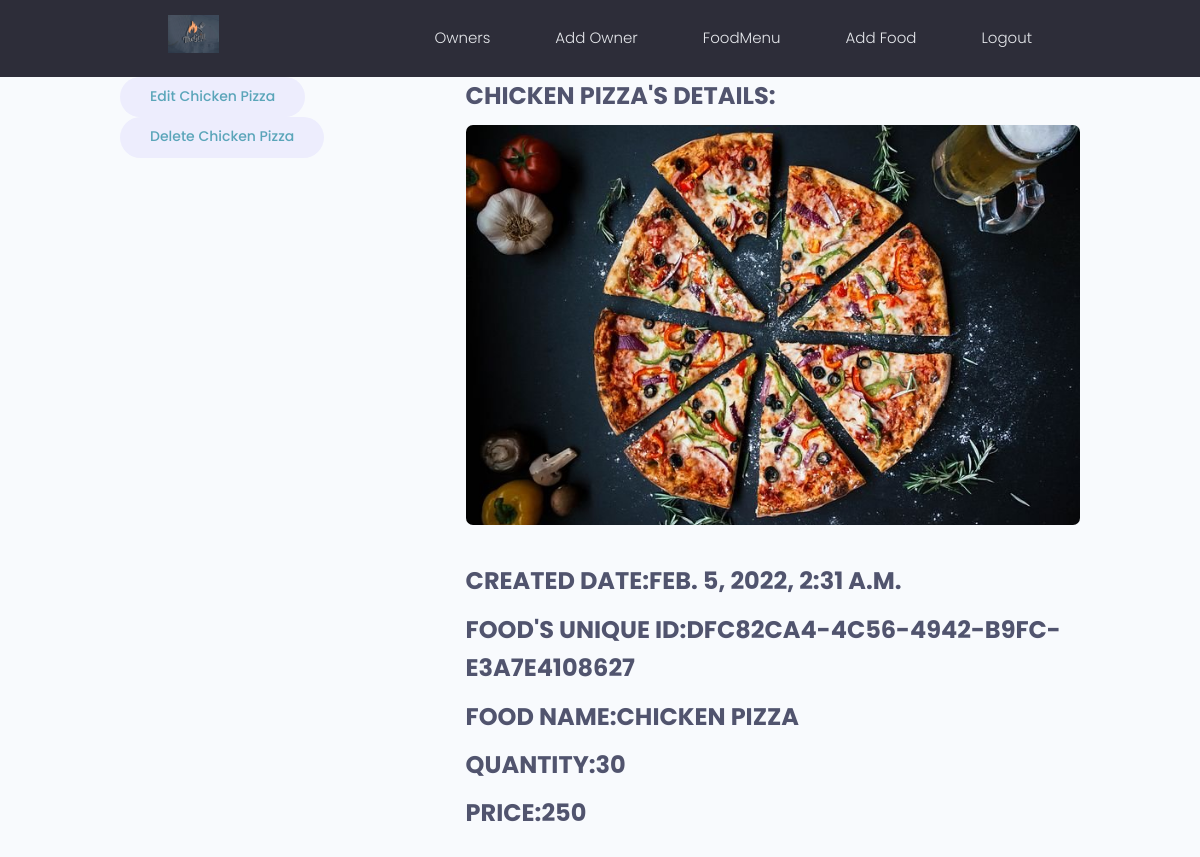
/ownerpanel/fooddetails/dfc82ca4-4c56-4942-b9fc-e3a7e4108627/ (signed in), run on the app's committed database.
### Owner_Panel/models.py (models this page shows, shortened)
class Food_Panel(models.Model):
    featured_image = models.ImageField(blank=True,null=True,default='default.jpg')
    name = models.CharField(max_length=200, null=False, blank=False)
    quantity = models.IntegerField(null=False, blank=False)
    price = models.IntegerField(null=False, blank=False)
    id = models.UUIDField(default=uuid.uuid4, unique=True,
                          primary_key=True, editable=False)
    created = models.DateTimeField(auto_now_add=True)
    food_priority_serial = models.IntegerField(null=True, blank=True)

### Owner_Panel/views.py (the view)
# urls.py: path('fooddetails/<str:food_id>/',views.food_details,name="food_details"),
@login_required(login_url='ownerlogin')
def food_details(request,food_id):
    perticular_food_details = Food_Panel.objects.get(id=food_id)
    context = {'particular_food':perticular_food_details}
    return render(request, 'Owner_Panel/food_details.html',context=context)

### Owner_Panel/templates/Owner_Panel/food_details.html (shortened to what this page needs)
{% extends 'main.html' %}
{% block content%}
<main class="single_owner_details">
  <div class="container">
    <div class="layout">
      <div class="column column--1of3">
        <div class="owneredit__toolStack">
          <span class="tag tag--pill tag--sub tag--lg">
            <small><a class="owner__editLink" href = "{% url "edit_food" particular_food.id %}"> Edit {{particular_food.name | title}} </a></small>
          </span>
        </div>
        <div class="ownerdelete__toolStack">
          <span class="tag tag--pill tag--sub tag--lg">
            <small><a class="owner__deleteLink" href = "{% url "delete_food" particular_food.id %}"> Delete {{particular_food.name | title}} </a></small>
          </span>
        </div>
      </div>
      <div class="column column--2of3">
        <h2 class="singleProject__subtitle"> {{ particular_food.name | title}}'s Details: </h2>
        <img class="singleProject__preview" src="{{ particular_food.featured_image.url }}" alt="portfolio thumbnail" />
        <h3 class="singleProject__subtitle">Created Date:{{ particular_food.created }}</h3>
        <h3 class="singleProject__subtitle">Food's Unique ID:{{ particular_food.id }}</h3>
        <h3 class="singleProject__subtitle">Food Name:{{ particular_food.name }}</h3>
        <h3 class="singleProject__subtitle">Quantity:{{ particular_food.quantity }}</h3>
        <h3 class="singleProject__subtitle">Price:{{ particular_food.price }}</h3>
      </div>
    </div>
  </div>
</main>
</body>
{% endblock %}

### static/styles/app.css (style rules this page uses)
:root { --color-sub: #2d2d39; }
img { width: 100%; }
.singleProject__preview { height: 50vh; object-fit: cover; object-position: top center; margin-bottom: 3rem; border-radius: 0.7rem; }
.singleProject__subtitle { text-transform: uppercase; font-size: 2.4rem; font-weight: 700; color: var(--color-sub-light); margin-bottom: 1rem; }

### static/uikit/styles/modules/_variables.css (style rules this page uses)
:root { --color-main: #5aa5b9; --color-main-light: #e6faff; --color-sub: #3f4156; --color-sub-light: #51546e; --color-sub-lighter: #ededfd; --color-text: #737373; --color-gray: #8b8b8b; --color-light: #e5e7eb; --color-light-gray: #767676; --color-bg: #f8fafd; --color-white: #fffefd; --color-white-light: #f3f3f3; --color-success: #359e64; --color-success-bg: #def8e8; --color-error: #fc4b0b; --color-error-bg: #fff2ee; --font-base: 'Poppins', arial, helvetica, 'Segoe UI', roboto, ubuntu, sans-serif; --font-monospace: 'Fira Code', 'Courier New', courier, monospace; --font-regular: 300; --font-medium: 500; --font-bold: 700; --generic-shadow: 1px 1px 5px #00000010; --generic-transition: all 0.3s ease-in-out; }

### static/uikit/styles/modules/_base.css (style rules this page uses)
* { margin: 0; padding: 0; box-sizing: border-box; text-rendering: optimizeLegibility; color: inherit; font-size: inherit; }
html { font-size: 50%; }
@media only screen and (min-width: 480px) { html { font-size: 56.25%; } }
@media only screen and (min-width: 1200px) { html { font-size: 62.5%; } }
body { line-height: 1.6; font-weight: 400; font-size: 1.5rem; color: var(--color-text); background-color: var(--color-bg); min-height: 100vh; }

### static/uikit/styles/modules/_typography.css (style rules this page uses)
* { font-family: var(--font-base); }
h2 { font-size: 3.6rem; font-weight: var(--font-bold); }
h3 { font-size: 3.2rem; font-weight: var(--font-medium); }
p, span, strong { font-size: 1.6rem; color: var(--color-text); font-weight: var(--font-regular); }
a { padding-bottom: 2px; text-decoration: none; display: inline-block; color: var(--color-main); font-weight: var(--font-medium); }

### static/uikit/styles/modules/_utilities.css (style rules this page uses)
.container { width: 92%; max-width: 165rem; margin: 0 auto; box-sizing: border-box; }
@media screen and (min-width: 1000px) { .container { width: 90%; } }
@media screen and (min-width: 1200px) { .container { width: 80%; } }

### static/uikit/styles/modules/_tag.css (style rules this page uses)
.tag { display: inline-flex; align-items: center; background-color: var(--color-sub); height: -webkit-fit-content; height: -moz-fit-content; height: fit-content; width: -webkit-fit-content; width: -moz-fit-content; width: fit-content; border-radius: 0.5rem; padding: 0.5rem 1.5rem; font-size: 1.2rem; cursor: pointer; }
.tag > small { color: var(--color-white); }
.tag--pill { border-radius: 5rem; }
.tag--sub, .tag--sub > small { background: var(--color-sub-lighter); color: var(--color-sub-light); font-weight: 500; }
.tag--lg { padding: 0.8rem 3rem; font-size: 1.4rem; }

### static/uikit/styles/modules/_layout.css (style rules this page uses)
.layout { display: flex; flex-flow: row wrap; justify-content: space-between; }
.layout > .column { margin-bottom: 3rem; }
.layout > .column.column--1of3 { flex-basis: 30%; }
.layout > .column.column--2of3 { flex-basis: 64%; }

### data on the page
Food_Panel: name "Chicken Pizza", name "CHICKEN PIZZA", featured_image (picture), created "FEB. 5, 2022, 2:31 A.M.", id "DFC82CA4-4C56-4942-B9FC-E3A7E4108627", quantity "30", price "250"
